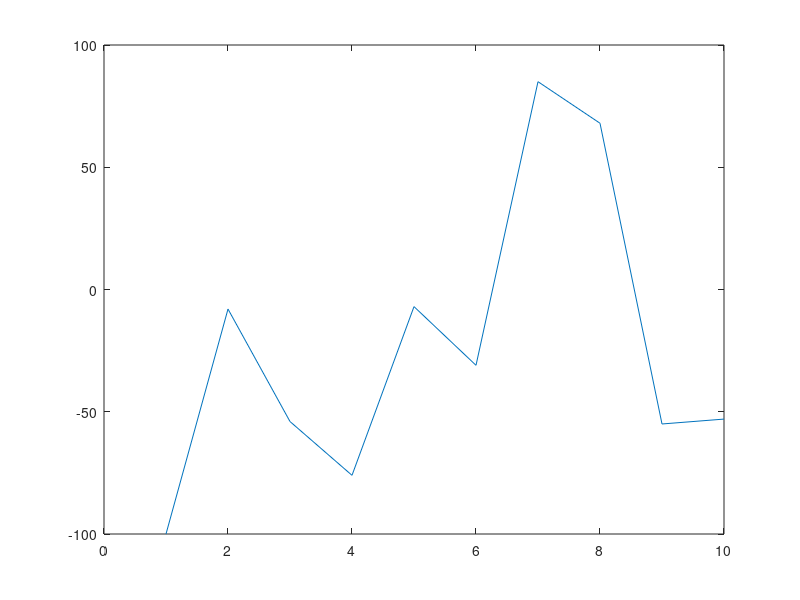

Here is the MATLAB script that generated this plot:




a = randn(10,10);

a = randi([-100,100],10,10);


%take the second row and plot it
b = a(2,:);figure;plot(b);

a = -a;

%change all the positive values to zero

%option one

for j = 1:10
    for k = 1:10
        if a(j,k) > 0
            a(j,k) = 0;
        end
    end
end

%option two

a(a>0) = 0;



